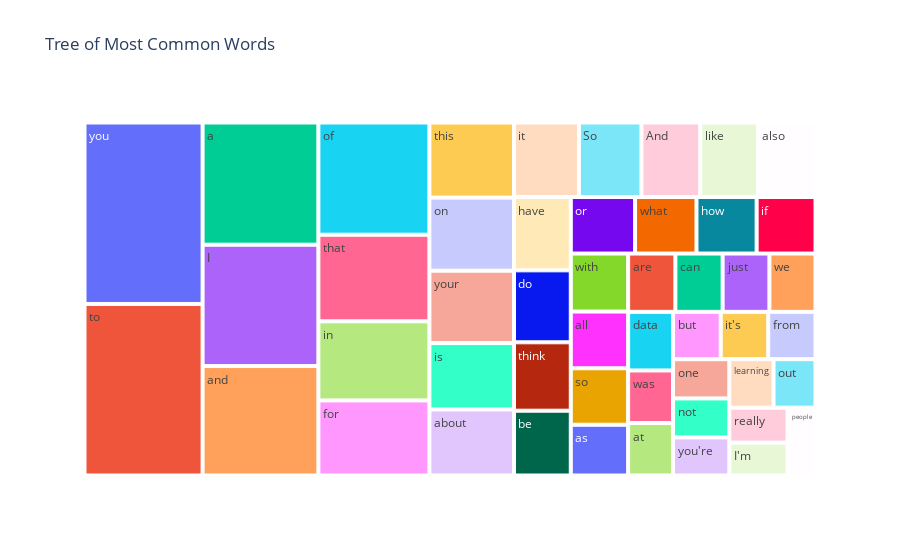

The notebook cell this image was saved under:
### Code cell
fig = px.treemap(temp, path=['Common_words'], values='count',title='Tree of Most Common Words')
fig.show()

### Figure 1 — Plotly figure (JSON) as saved in the notebook; plotly's stock layout.template omitted (floating-point values rounded to 4 significant figures)
{"data": [{"branchvalues": "total", "domain": {"x": [0, 1], "y": [0, 1]}, "hovertemplate": "labels=%{label}<br>count=%{value}<br>parent=%{parent}<br>id=%{id}<extra></extra>", "ids": ["And", "I", "I'm", "So", "a", "about", "all", "also", "and", "are", "as", "at", "be", "but", "can", "data", "do", "for", "from", "have", "how", "if", "in", "is", "it", "it's", "just", "learning", "like", "not", "of", "on", "one", "or", "out", "people", "really", "so", "that", "think", "this", "to", "was", "we", "what", "with", "you", "you're", "your"], "labels": ["And", "I", "I'm", "So", "a", "about", "all", "also", "and", "are", "as", "at", "be", "but", "can", "data", "do", "for", "from", "have", "how", "if", "in", "is", "it", "it's", "just", "learning", "like", "not", "of", "on", "one", "or", "out", "people", "really", "so", "that", "think", "this", "to", "was", "we", "what", "with", "you", "you're", "your"], "name": "", "parents": ["", "", "", "", "", "", "", "", "", "", "", "", "", "", "", "", "", "", "", "", "", "", "", "", "", "", "", "", "", "", "", "", "", "", "", "", "", "", "", "", "", "", "", "", "", "", "", "", ""], "type": "treemap", "values": [1033, 3315, 451, 1100, 3339, 1319, 768, 1012, 2990, 650, 687, 556, 868, 532, 650, 621, 964, 1967, 528, 982, 802, 785, 2071, 1324, 1141, 531, 644, 505, 1015, 518, 2940, 1458, 521, 857, 480, 448, 480, 764, 2269, 916, 1499, 4779, 557, 634, 819, 785, 5055, 506, 1445]}], "layout": {"legend": {"tracegroupgap": 0}, "title": {"text": "Tree of Most Common Words"}}}
